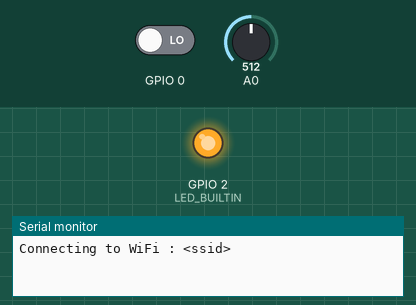
Recording of a sketch running on a simulated ESP8266 (NodeMCU). Shown: output pins drawn as LEDs (lit = HIGH, except the on-board LED, lit = LOW), the last lines printed to the serial monitor. Dashed ring = blinking. The inputs (shaded band) are chosen by the test bench; at power-on: GPIO 0 LOW, A0 = 512. WiFi joins after 1.5 s; servers stay silent unless stated; uploads are accepted with an empty reply.

Above: at 0.1 s.
At 2.7 s:
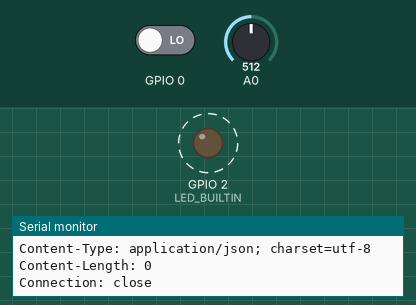
2.8 s: GPIO 0 driven HIGH
6.3 s: GPIO 0 driven LOW
Timing chart, 0 to 16.6 s (numbered marks = the images above; inputs shaded):
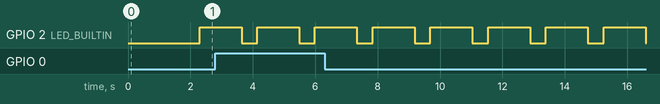

The sketch:

tago.ino
```cpp
//nikfaisal05@gmail.com
//This code is for liquid level control. Device used is espresso lite 2.0.
//It should work in any other esp8266

#include <ArduinoJson.h>
#include <ESP8266WiFi.h>

const char* ssid = "<ssid>";
const char* password = "<password>";

String apiKey = "<tago device key>";
String data= "";
const char* server = "api.tago.io";

int level = 0;
String callbutton;
String alarm;
char buffer[256];
float avgcount = 0.0;
int y=0;
WiFiClient client;

long previousMillis = 0;
long redLedInterval = 1000;
unsigned long currentMillis = 0;

void setup() {
  Serial.begin(9600);
  pinMode(LED_BUILTIN, OUTPUT);
  Serial.print("Connecting to WiFi : ");
  Serial.println(ssid);

  WiFi.begin(ssid, password);

  while (WiFi.status() != WL_CONNECTED) {
    delay(500);
    Serial.print(".");
  }

  Serial.println("");
  Serial.println("WiFi connected!");
  Serial.print("Connected to ");
  Serial.println(ssid);
  Serial.print("IP: ");
  Serial.println(WiFi.localIP());
}

void pub_iot(void){
    String postdata = buffer;  //Data sent need to be json format; in format variables: "what variable" value: "value of the variable"
    String token = String("Device-Token: ")+ String(apiKey);
    Serial.println(buffer);
  if (client.connect(server,80)) {
    digitalWrite(LED_BUILTIN,LOW);
    delay(500);
    digitalWrite(LED_BUILTIN,HIGH);

    Serial.print("CONNECTED AT TAGO\n");
    client.println("POST /data? HTTP/1.1");
    client.println("Host: api.tago.io");
    client.println("_ssl: false");
    client.println(token);
    client.println("Content-Type: application/json");
    client.print("Content-Length: ");
    client.println(postdata.length());
    client.println();
    client.println(postdata);

    unsigned long timeout = millis();
    while (client.available() == 0) {
      if (millis() - timeout > 5000) {
        Serial.println(">>> Client Timeout !");
        client.stop();
        return;
      }
    }

    while(client.available()){
      String line = client.readStringUntil('\r');
      Serial.print(line);
    }

  }
  client.stop();

}

void loop() {
  DynamicJsonBuffer jsonBuffer;
  JsonObject& root = jsonBuffer.createObject();

  currentMillis = millis();
  avgcount = 0;
  for(int i=0; i<200;i++){
    avgcount += analogRead(A0);
  }
  level = (int)(avgcount/200);
  level = map(level,0, 1024, 0, 100);
  if(digitalRead(0)) {
    callbutton = "Patient is calling";
  }
  else{
    callbutton = "Call button inactive";
  }

  if(digitalRead(2)) {
    alarm = "level is low.";
  }
  else {
    alarm = "level is OK.";
  }
  y=1;
  if (y==0){
  root["variable"] = "level";
  root["value"] = String(level);
  y++;
  }else if (y==1){
  root["variable"] = "call";
  root["value"] = callbutton;
  y++;
  } else if (y==2){
  root["variable"] = "alarm";
  root["value"] = alarm;
  y=0;
  }


  root.printTo(buffer, sizeof(buffer));

  Serial.print(callbutton);
  Serial.print("  ");
  Serial.print(alarm);
  Serial.print("  ");
  Serial.println(String(level));

  if (currentMillis - previousMillis > redLedInterval) {
    previousMillis = currentMillis;
    pub_iot();
  }
}
```

Measured:
- by itself, GPIO 2 (LED_BUILTIN): alternates HIGH for 1.4 s and LOW for 0.50 s
